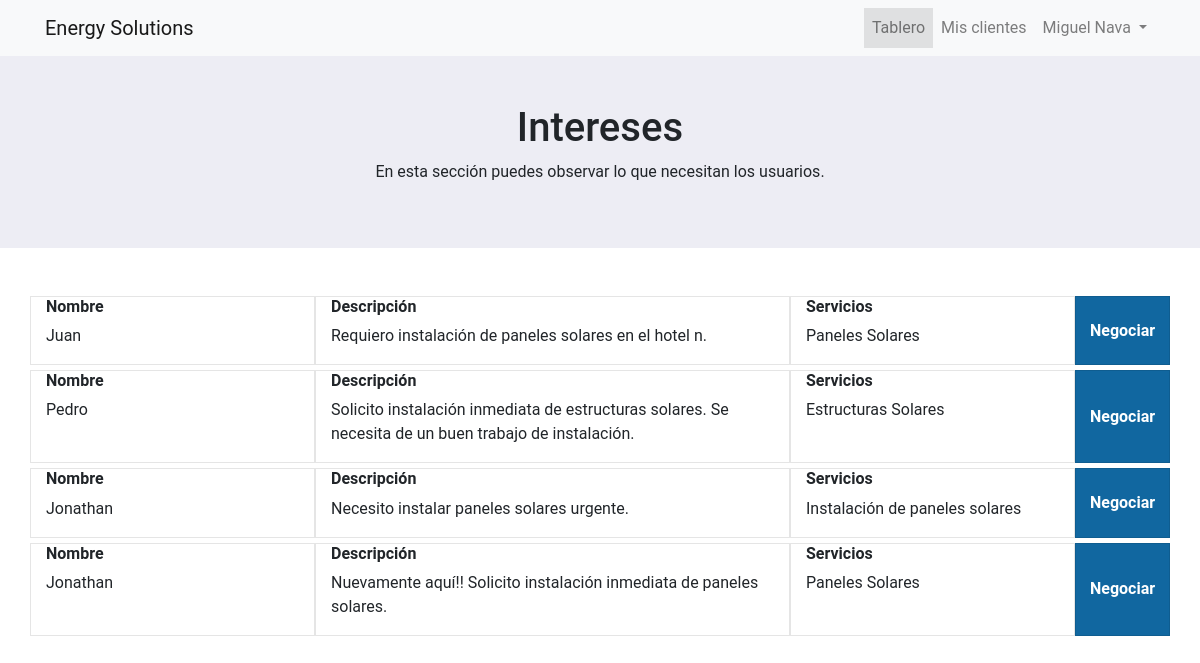
The app's page /rol/proveedor/proveedor.php (signed in), older data.
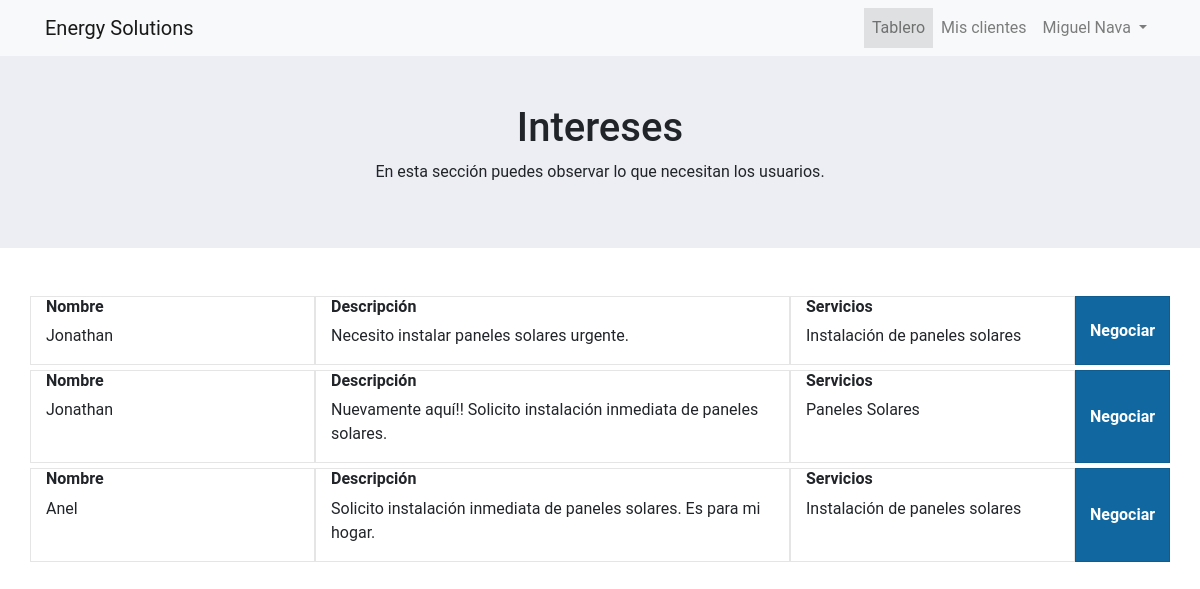
The same page, newer data.
### tables this page shows
CREATE TABLE `intereses` (
  `id` int(11) NOT NULL,
  `nombre` varchar(30) NOT NULL,
  `descripcion` text NOT NULL,
  `servicio` varchar(100) NOT NULL,
  `email` varchar(50) NOT NULL
);

### login/CRUD/class/Consultas.php (called while the page is built, shortened)
<?php
class Usuarios
{
    private static $instancia;
    private $dbh;
    private function __construct()
    {
        try {
            $this->dbh = new PDO('mysql:host=localhost;dbname=areaenergetica', 'root', 'pass1234');
            $this->dbh->exec("SET CHARACTER SET utf8");
            $this->dbh->setAttribute(PDO::ATTR_ERRMODE, PDO::ERRMODE_EXCEPTION);
            $this->dbh->setAttribute(PDO::ATTR_EMULATE_PREPARES, false);
        } catch (PDOException $e) {
            print "Error!: " . $e->getMessage();
            die();
        }
     }
    public static function singleton()
    {
        if (!isset(self::$instancia)) {
            self::$instancia = new $miclase;
        }
        return self::$instancia;
    }
    public function get_interese()
    {
        try {
            $query = $this->dbh->prepare("SELECT DISTINCT * FROM intereses" );
            $query->execute();
            return $query->fetchAll();
            $this->dbh = null;
        }catch (PDOException $e) {
            $e->getMessage();
        }
    }
}
?>

### rol/proveedor/proveedor.php (the view, shortened to what this page needs)
<?php
    $sesion = $_SESSION['usuario'];
?>
<!DOCTYPE html>
<html lang="en">
<head>
    <link rel="stylesheet" href="../bootstrap4.5/css/bootstrap.min.css">
    <link rel="stylesheet" href="../bootstrap4.5/css/estilos.css">
</head>
<body>
    <nav class="navbar navbar-expand-md navbar-light bg-light">
        <div class="container">
            <a href="#" class="navbar-brand">
            Energy Solutions</a>
            <div class="navbar-collapse" id="second-navbar">
                <ul class="navbar-nav ml-auto">
                    <li class="nav.item activo"><a class="nav-link" href="#">Tablero</a></li>
                    <li class="nav.item"><a class="nav-link" href="clientes.php">Mis clientes</a></li>
                    <li class="nav-item dropdown">
                        <a href="#" class="nav-link dropdown-toggle" data-toggle="dropdown">
                        <?php echo $sesion ?>
                        </a>
                    </li>
                </ul>
            </div>
        </div>
    </nav>
    <section style="background: #ededf4; text-align: center;" class="p-5">
        <div class="container">
            <h1>Intereses</h1>
            <p>En esta sección puedes observar lo que necesitan los usuarios.</p>
        </div>
    </section>
    <section class="container mt-5">
                <?php
                    require_once("../../login/CRUD/class/Consultas.php");
                    $usuarios = Usuarios::singleton();
                    $data = $usuarios->get_interese();
                    if(count($data)){
                        foreach ($data as $fila) {
                            $id_Cliente = $fila['id'];
                            $nombre=$fila['nombre'];
                            $descripcion=$fila['descripcion'];
                            $servicio = $fila['servicio'];
                echo '
                    <div class="interes">
                      <div class="row">
                            <div class="nombre col-lg-3 col-md-12">
                            <h6>Nombre</h6>
                                '.$nombre.'
                            </div>
                            <div class="descripcion col-lg-5 col-md-12">
                            <h6>Descripción</h6>
                            <p>'.$descripcion.'</p>
                            </div>
                            <div class="servicio col-lg-3 col-md-12">
                            <h6>Servicios</h6>
                            <p>'.$servicio.'</p>
                            </div>
                            <a href="masinfo.php?cl='.$id_Cliente.'" class="boton negociar col-lg-1 col-md-12"> Negociar</a>
                        </div>
                    </div>
                ';
                    }
                }
                ?>
    </section>
</body>
</html>

Row changes from the older to the newer data that the page shows:
removed intereses: nombre "Juan", descripcion "Requiero instalación de paneles solares en el hotel n.", servicio "Paneles Solares"
removed intereses: nombre "Pedro", descripcion "Solicito instalación inmediata de estructuras solares. Se necesita de un buen trabajo de instalación.", servicio "Estructuras Solares"
added intereses: nombre "Anel", descripcion "Solicito instalación inmediata de paneles solares. Es para mi hogar.", servicio "Instalación de paneles solares"
